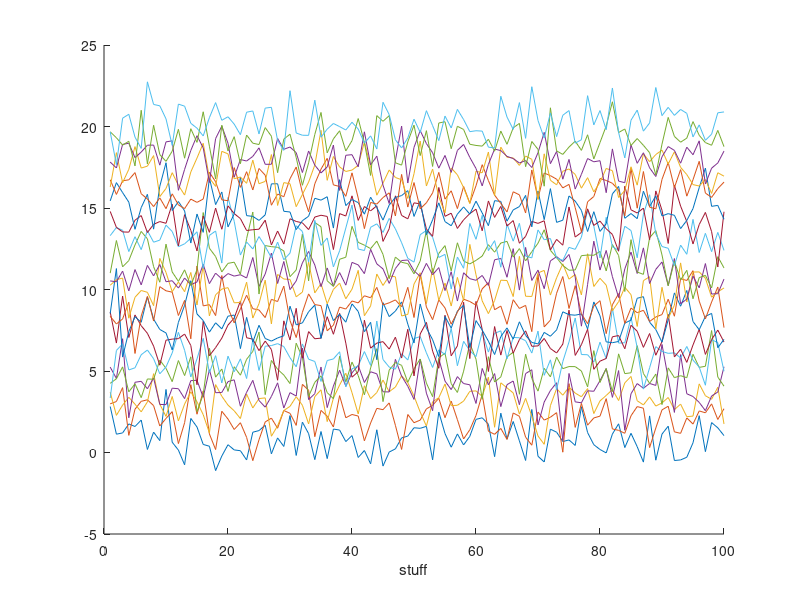
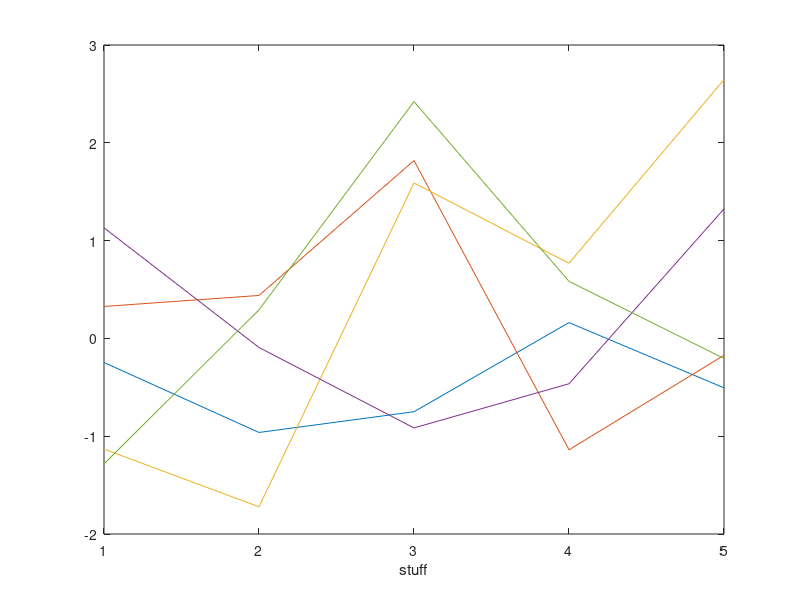
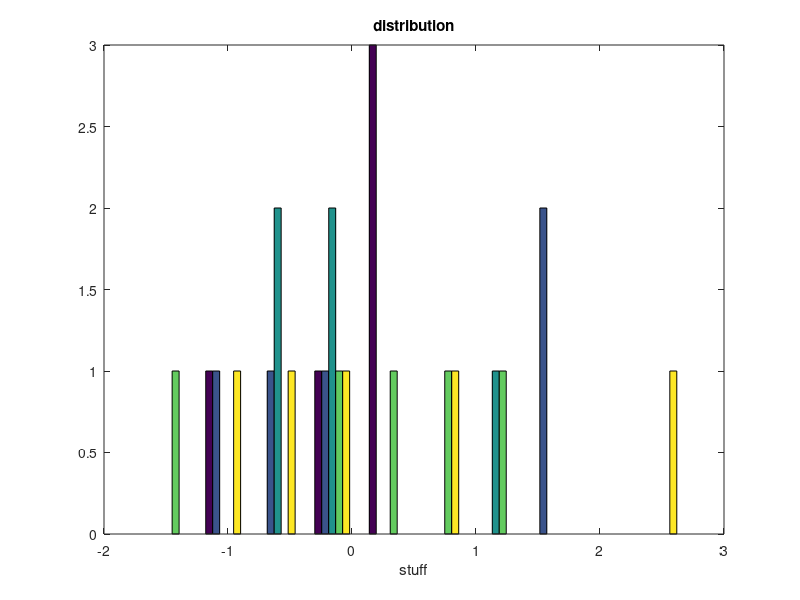

Reproduce these figures in MATLAB, in order. (Note: this script raises an error after producing the figures.)
% example of Report Generator

%create 3 figures
close all
figure
hold on
for i=1:20
    plot(randn(1, 100)+i)
end
xlabel('stuff')
set(gcf, 'pos', [225 1932  560 1000])
figure
plot(randn(5))
xlabel('stuff')
figure
hist(randn(5))
xlabel('stuff')
title('distribution')

% Import the base classes
import mlreportgen.report.*
import mlreportgen.dom.*

% Create a report object
%rpt = Report('NMF','pdf');
 rpt = Report('NMF', 'html');

% Add a title page
% To customize additional title page properties, see mlreportgen.report.TitlePage.
tp = TitlePage;
tp.Title = 'some plots';
tp.Subtitle = 'various stuff';
tp.Author = 'Mike';
add(rpt,tp);

% Add default table of contents
add(rpt,TableOfContents);

for i=1:5
    % Add a section
    ch(i) = Section;
    ch(i).Title = sprintf('cell %d', i);
    para = Paragraph(sprintf('this is cell number %d', i)) ;
    add(ch(i),para)
    
    
    % Add a figure.
    % For more information on figures, see mlreportgen.report.Figure.
    % https://www.mathworks.com/help/rptgen/ug/mlreportgen.report.figure-class.html
    
    for j=1:3
        fig(j)=Figure(figure(j));
        figi(j) = Image(getSnapshotImage(fig(j),rpt));
    end
    
    table=Table(2);
    table.Border = 'single';
    table.ColSep = 'single';
    table.RowSep = 'single';
    row = TableRow;
    te = TableEntry(figi(1));
    te.RowSpan = 2;
    te.ColSpan = 1;
    append(row, te);
    append(row, TableEntry(figi(2)));
    append(table,row);
    row = TableRow;
    append(row, TableEntry(figi(3)));
    append(table,row);
    
    
    add(ch(i),table);
    add(rpt,ch(i))
    
end

% Close and run the report.

close(rpt)
rptview(rpt)



